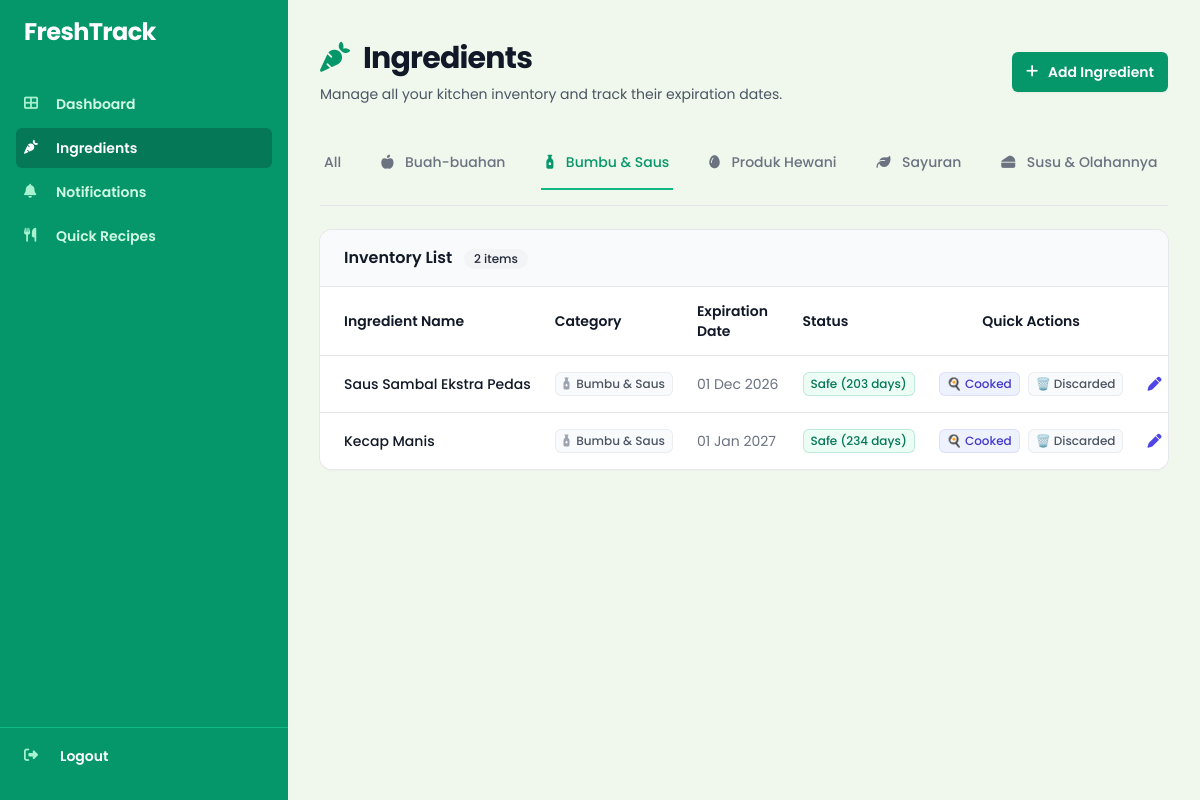
The page /pages/inventories.php?category=9b0fa6d6-362c-11f1-a656-fc702eba7aae (signed in) on the database its author committed.
### tables this page shows
CREATE TABLE `categories` (
  `id` varchar(36) NOT NULL,
  `nama_categories` varchar(50) NOT NULL,
  `icon` varchar(50) NOT NULL
);

CREATE TABLE `inventories` (
  `id` varchar(36) NOT NULL,
  `user_id` varchar(36) NOT NULL,
  `category_id` varchar(36) NOT NULL,
  `nama_bahan` varchar(100) NOT NULL,
  `tanggal_kadaluarsa` date NOT NULL,
  `created_at` timestamp NOT NULL DEFAULT current_timestamp(),
  `updated_at` timestamp NOT NULL DEFAULT current_timestamp() ON UPDATE current_timestamp()
);

### pages/inventories.php (the view, shortened to what this page needs)
<?php
include __DIR__ . '/../config/connection.php';
$user_id = $_SESSION['user_id'];
$cats = $connection->query("SELECT * FROM categories ORDER BY nama_categories");
$categories = $cats->fetch_all(MYSQLI_ASSOC);
$filter = $_GET['category'] ?? 'all';
$query = "SELECT i.*, c.nama_categories, c.icon,
          DATEDIFF(i.tanggal_kadaluarsa, CURDATE()) AS days_left
          FROM inventories i
          JOIN categories c ON i.category_id = c.id
          WHERE i.user_id = ?";
if ($filter !== 'all') {
    $query .= " AND i.category_id = ?";
}
$query .= " ORDER BY i.tanggal_kadaluarsa ASC";
$stmt = $connection->prepare($query);
if ($filter !== 'all') {
    $stmt->bind_param("ss", $user_id, $filter);
} else {
    $stmt->bind_param("s", $user_id);
}
$stmt->execute();
$items = $stmt->get_result()->fetch_all(MYSQLI_ASSOC);
$stmt2 = $connection->prepare("SELECT reminder_day FROM users WHERE id = ?");
$stmt2->bind_param("s", $user_id);
$stmt2->execute();
$reminder_day = $stmt2->get_result()->fetch_assoc()['reminder_day'] ?? 3;
?>
<?php require_once __DIR__ . '/../includes/header.php'; ?>
<div>
    <?php require_once __DIR__ . '/../includes/sidebar.php'; ?>
    <main class="py-10 lg:pl-72">
      <div class="px-4 sm:px-6 lg:px-8 max-w-7xl mx-auto">
        <div class="sm:flex sm:items-center sm:justify-between mb-8">
            <div>
                <h1 class="text-3xl font-bold tracking-tight text-gray-900"><i class="fas fa-carrot text-emerald-600 mr-2"></i> Ingredients</h1>
                <p class="mt-2 text-sm text-gray-600">Manage all your kitchen inventory and track their expiration dates.</p>
            </div>
            <div class="mt-4 sm:mt-0">
                <button type="button" onclick="openAddModal()" class="inline-flex items-center gap-x-2 rounded-md bg-emerald-600 px-3.5 py-2.5 text-sm font-semibold text-white shadow-sm hover:bg-emerald-500 focus-visible:outline focus-visible:outline-2 focus-visible:outline-offset-2 focus-visible:outline-emerald-600">
                    <i class="fas fa-plus -ml-0.5 size-4"></i>
                    Add Ingredient
                </button>
            </div>
        </div>
        <div class="mb-6 border-b border-gray-200 pb-4">
            <nav class="-mb-px flex space-x-4 sm:space-x-8 overflow-x-auto" aria-label="Tabs">
                <a href="?category=all" class="<?= $filter === 'all' ? 'border-emerald-500 text-emerald-600' : 'border-transparent text-gray-500 hover:border-gray-300 hover:text-gray-700' ?> whitespace-nowrap border-b-2 px-1 py-4 text-sm font-medium transition-colors">
                    All
                </a>
                <?php foreach ($categories as $cat): ?>
                <a href="?category=<?= $cat['id'] ?>" class="<?= $filter === $cat['id'] ? 'border-emerald-500 text-emerald-600' : 'border-transparent text-gray-500 hover:border-gray-300 hover:text-gray-700' ?> whitespace-nowrap border-b-2 px-1 py-4 text-sm font-medium transition-colors">
                    <i class="fas <?= htmlspecialchars($cat['icon']) ?> mr-2"></i> <?= htmlspecialchars($cat['nama_categories']) ?>
                </a>
                <?php endforeach; ?>
            </nav>
        </div>
        <div class="bg-white shadow-sm ring-1 ring-gray-200 sm:rounded-xl overflow-hidden">
            <div class="border-b border-gray-200 bg-gray-50 px-4 py-4 sm:px-6">
                <h3 class="text-base font-semibold text-gray-900">Inventory List <span class="ml-2 inline-flex items-center rounded-full bg-gray-100 px-2.5 py-0.5 text-xs font-medium text-gray-800"><?= count($items) ?> items</span></h3>
            </div>
            <?php if (empty($items)): ?>
            <div class="text-center py-16">
                <div class="mx-auto flex h-12 w-12 items-center justify-center rounded-full bg-emerald-100">
                    <i class="fas fa-box-open text-emerald-600 text-xl"></i>
                </div>
                <h3 class="mt-4 text-sm font-semibold text-gray-900">No ingredients</h3>
                <p class="mt-2 text-sm text-gray-500">Get started by clicking "Add Ingredient" above.</p>
            </div>
            <?php else: ?>
            <div class="overflow-x-auto">
                <table class="min-w-full divide-y divide-gray-200">
                    <thead class="bg-white">
                        <tr>
                            <th scope="col" class="py-3.5 pl-4 pr-3 text-left text-sm font-semibold text-gray-900 sm:pl-6">Ingredient Name</th>
                            <th scope="col" class="px-3 py-3.5 text-left text-sm font-semibold text-gray-900">Category</th>
                            <th scope="col" class="px-3 py-3.5 text-left text-sm font-semibold text-gray-900">Expiration Date</th>
                            <th scope="col" class="px-3 py-3.5 text-left text-sm font-semibold text-gray-900">Status</th>
                            <th scope="col" class="px-3 py-3.5 text-center text-sm font-semibold text-gray-900">Quick Actions</th>
                            <th scope="col" class="relative py-3.5 pl-3 pr-4 sm:pr-6"><span class="sr-only">Edit</span></th>
                        </tr>
                    </thead>
                    <tbody class="divide-y divide-gray-200 bg-white">
                    <?php foreach ($items as $item):
                        $d = $item['days_left'];
                        if ($d < 0) {
                            $badge_class = 'bg-red-50 text-red-700 ring-red-600/10';
                            $label = 'Expired';
                        } elseif ($d <= $reminder_day) {
                            $badge_class = 'bg-red-50 text-red-700 ring-red-600/10';
                            $label = "Critical ($d days)";
                        } elseif ($d <= $reminder_day + 3) {
                            $badge_class = 'bg-yellow-50 text-yellow-800 ring-yellow-600/20';
                            $label = "Soon ($d days)";
                        } else {
                            $badge_class = 'bg-emerald-50 text-emerald-700 ring-emerald-600/20';
                            $label = "Safe ($d days)";
                        }
                    ?>
                    <tr class="hover:bg-gray-50 transition-colors">
                        <td class="whitespace-nowrap py-4 pl-4 pr-3 text-sm font-medium text-gray-900 sm:pl-6"><?= htmlspecialchars($item['nama_bahan']) ?></td>
                        <td class="whitespace-nowrap px-3 py-4 text-sm text-gray-500">
                            <span class="inline-flex items-center rounded-md bg-gray-50 px-2 py-1 text-xs font-medium text-gray-600 ring-1 ring-inset ring-gray-500/10">
                                <i class="fas <?= htmlspecialchars($item['icon']) ?> mr-1.5 text-gray-400"></i> <?= htmlspecialchars($item['nama_categories']) ?>
                            </span>
                        </td>
                        <td class="whitespace-nowrap px-3 py-4 text-sm text-gray-500"><?= date('d M Y', strtotime($item['tanggal_kadaluarsa'])) ?></td>
                        <td class="whitespace-nowrap px-3 py-4 text-sm text-gray-500">
                            <span class="inline-flex items-center rounded-md px-2 py-1 text-xs font-medium ring-1 ring-inset <?= $badge_class ?>"><?= $label ?></span>
                        </td>
                        <td class="whitespace-nowrap px-3 py-4 text-sm text-gray-500 text-center">
                            <div class="flex items-center justify-center gap-2">
                                <form method="POST" action="/Kuis-ResponsiPWD/FreshTrack/actions/edit_inventories.php" class="inline">
                                    <button type="submit" class="inline-flex items-center rounded-md bg-indigo-50 px-2 py-1 text-xs font-medium text-indigo-700 ring-1 ring-inset ring-indigo-700/10 hover:bg-indigo-100 transition-colors" title="Cooked">🍳 Cooked</button>
                                </form>
                                <form method="POST" action="/Kuis-ResponsiPWD/FreshTrack/actions/edit_inventories.php" class="inline">
                                    <button type="submit" class="inline-flex items-center rounded-md bg-gray-50 px-2 py-1 text-xs font-medium text-gray-600 ring-1 ring-inset ring-gray-500/10 hover:bg-gray-100 transition-colors" title="Discarded">🗑️ Discarded</button>
                                </form>
                            </div>
                        </td>
                        <td class="relative whitespace-nowrap py-4 pl-3 pr-4 text-right text-sm font-medium sm:pr-6">
                            <div class="flex items-center justify-end gap-3">
                                <button onclick="openEditModal('<?= $item['id'] ?>', '<?= htmlspecialchars($item['nama_bahan'], ENT_QUOTES) ?>', '<?= $item['category_id'] ?>', '<?= $item['tanggal_kadaluarsa'] ?>')" class="text-indigo-600 hover:text-indigo-900 transition-colors">
                                    <i class="fas fa-pen"></i><span class="sr-only">Edit</span>
                                </button>
                            </div>
                        </td>
                    </tr>
                    <?php endforeach; ?>
                    </tbody>
                </table>
            </div>
            <?php endif; ?>
        </div>
      </div>
    </main>
</div>
</body>
</html>

### css/style.css (style rules this page uses)
:root { --bg-body: #f0f7ec; --bg-hero: #cce1c6; --bg-card: #ffffff; --bg-sidebar: #2d5a27; --bg-sidebar-hover: #3a7033; --bg-sidebar-active: #1e3d1a; --primary: #4a7046; --primary-dark: #385a34; --primary-light: #6b9e66; --accent: #8bc34a; --text-heading: #1a2e19; --text-body: #4b5e4b; --text-light: #ffffff; --text-muted: #7a8f7a; --border: #d4e4cf; --border-light: #e8f0e4; --danger: #e74c3c; --danger-light: #fdecea; --warning: #f39c12; --warning-light: #fef9e7; --success: #27ae60; --success-light: #eafaf1; --info: #3498db; --info-light: #ebf5fb; --shadow-sm: 0 1px 3px rgba(0, 0, 0, 0.08); --shadow-md: 0 4px 12px rgba(0, 0, 0, 0.1); --shadow-lg: 0 8px 30px rgba(0, 0, 0, 0.12); --radius-sm: 8px; --radius-md: 12px; --radius-lg: 16px; --radius-xl: 20px; --transition: all 0.3s cubic-bezier(0.4, 0, 0.2, 1); }
*, *::before, *::after { box-sizing: border-box; margin: 0; padding: 0; }
body { font-family: 'Poppins', sans-serif; background-color: var(--bg-body); color: var(--text-body); line-height: 1.6; -webkit-font-smoothing: antialiased; }
a { text-decoration: none; color: inherit; }
button { cursor: pointer; font-family: inherit; }

### rows shown on the page
categories: nama_categories "Buah-buahan"
categories: nama_categories "Bumbu & Saus"
categories: nama_categories "Produk Hewani"
categories: nama_categories "Sayuran"
categories: nama_categories "Susu & Olahannya"
inventories: nama_bahan "Saus Sambal Ekstra Pedas", category.nama_categories "Bumbu & Saus", tanggal_kadaluarsa "01 Dec 2026", label "Safe (203 days)"
inventories: nama_bahan "Kecap Manis", category.nama_categories "Bumbu & Saus", tanggal_kadaluarsa "01 Jan 2027", label "Safe (234 days)"

### other values the page prints
count($items) "2"
